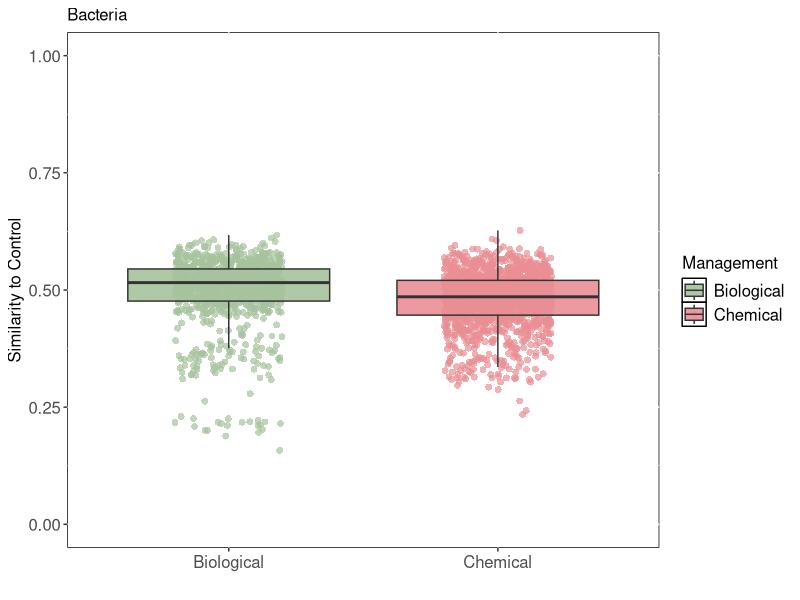
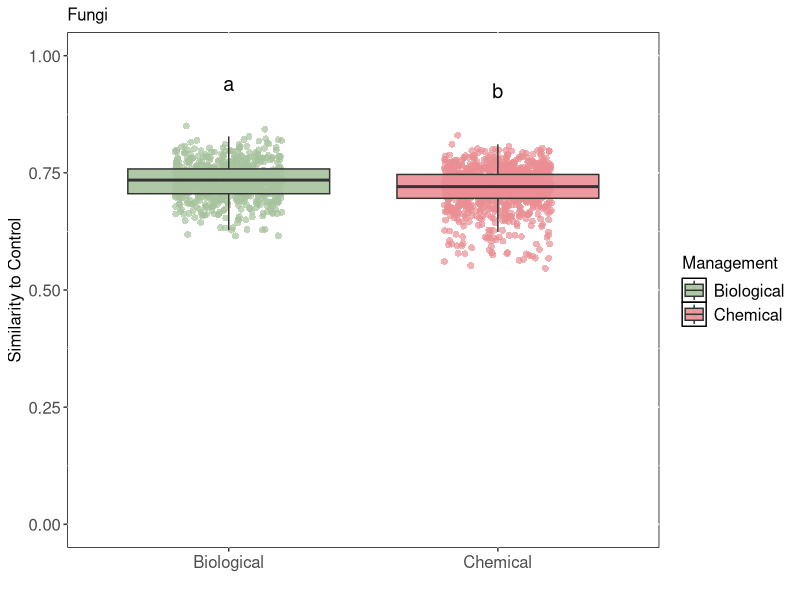
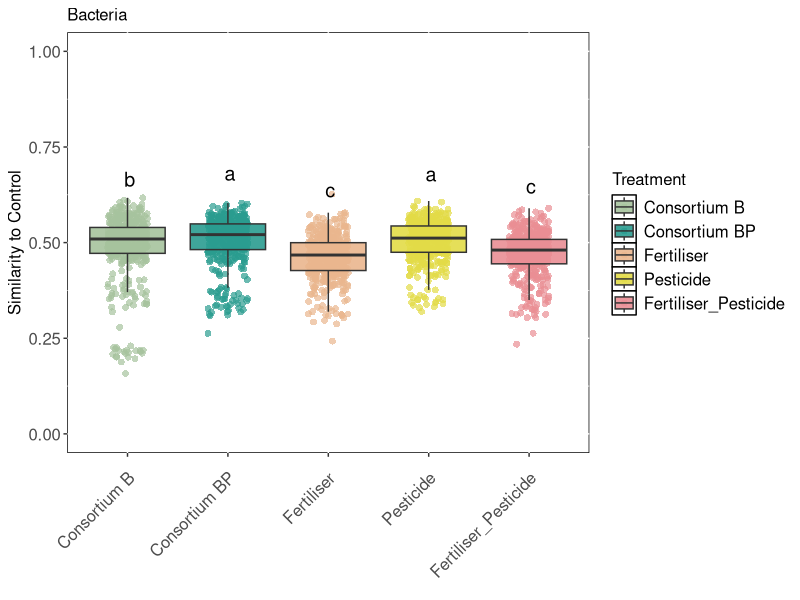
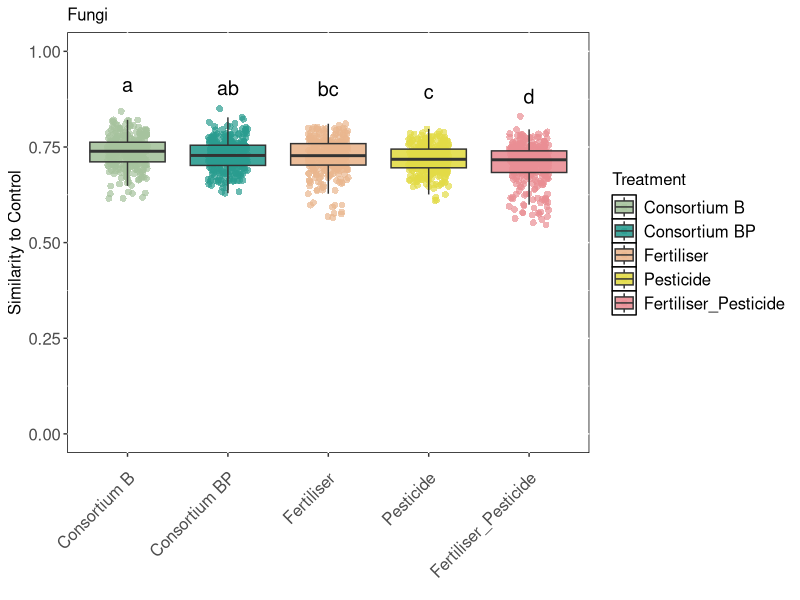
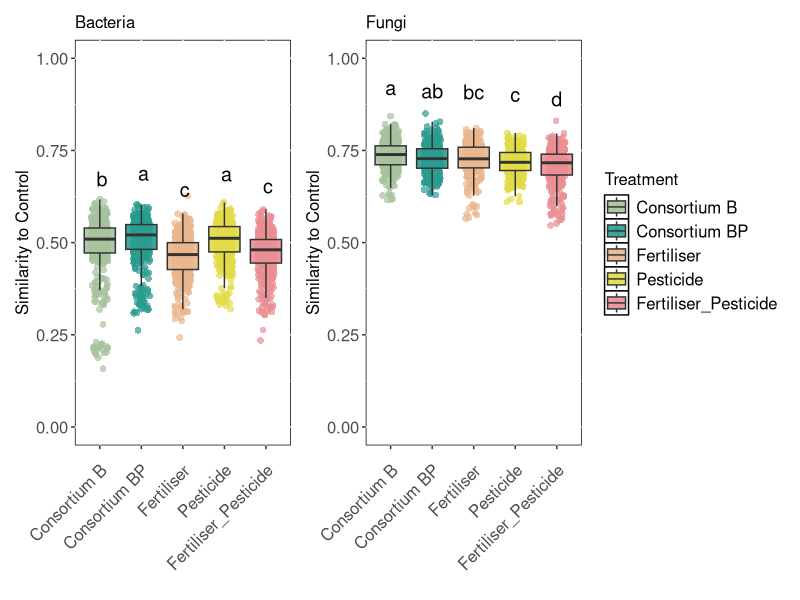
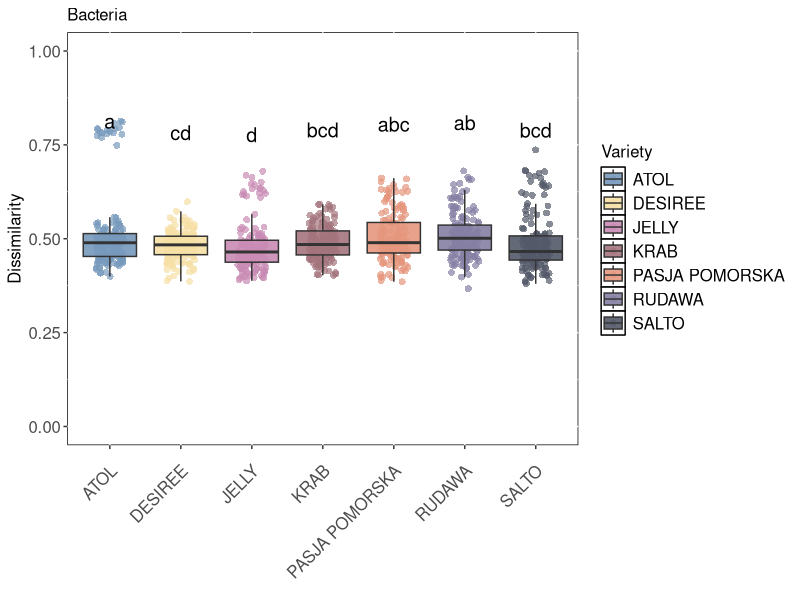
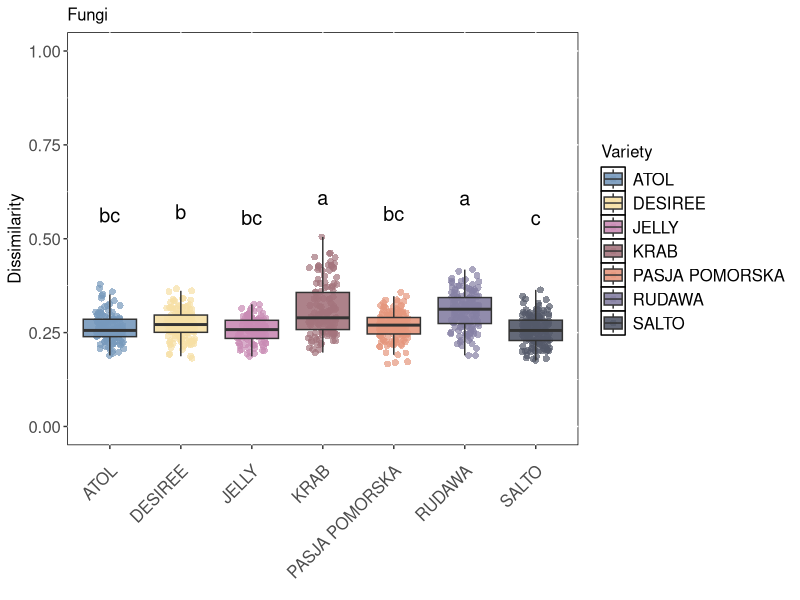
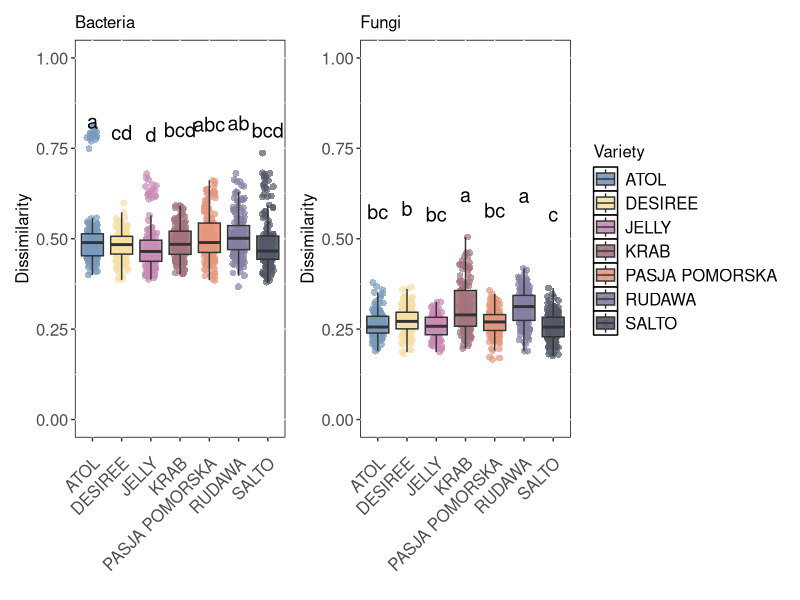

Source code (R) for these figures, in order:
# PotatoMETAbiom Field trial experiment
# NL - microbial community distance - Week5

##Initiate libraries####
rm(list=ls())

library(vegan)
library(multcompView)
library(tidyverse)
library(ggplot2)
library(ggpubr)
library(patchwork)

#Figure 3####

### import bacterial distance data (Bray Curtis)####
mydata <- data.table::fread("bac_dist_T1.csv")

# analysis of variance; 1-DISTANCE = similarity
anova <- aov(1-Distance ~ Management, data = mydata)
summary(anova)    #<2e-16 ***

# Tukey's test
tukey <- TukeyHSD(anova)
print(tukey)
# compact letter display
cld <- multcompLetters4(anova, tukey)
print(cld)

# table with factors and 3rd quantile
Tk <- group_by(mydata, Management) %>%
  summarise(mean=mean(1-Distance), quant = quantile(1-Distance, probs = 0.75)) %>%
  arrange(desc(mean))

# extracting the compact letter display and adding to the Tk table
cld <- as.data.frame.list(cld$Management)
Tk$cld <- cld$Letters

print(Tk)

# boxplot # similarity = (1 - Bray_Curtis dissimilarity)
p1 <- ggplot(mydata, aes(x=Management, y=1-Distance, fill=Management)) +
  geom_jitter(aes(color=Management),shape=16, alpha = 0.7, size = 2,
              position=position_jitter(0.2))+
  geom_boxplot(alpha = 0.9, outlier.shape = NA)+
  ylim(0, 1)+
  ylab("Similarity to Control")+ 
  xlab("")+
  labs(title = "Bacteria")+ #Bacterial community distance
  # geom_text(data = Tk, aes(x = Management, y = mean, label = cld),
  #size = 5, vjust=-8, hjust = 0.3)+
  scale_color_manual(values=c("#a6c39d","#ea8e94")) +
  scale_fill_manual(values=c("#a6c39d","#ea8e94"))+
  theme(panel.background=element_rect(fill='white', color='black'), 
        axis.title.x =element_text(size=12), axis.title.y=element_text(size=12),
        axis.text.x =element_text(size=12), axis.text.y=element_text(size=12),
        plot.title = element_text(size = 12)) +
  theme(legend.text=element_text(size=12), legend.title=element_text(size=12),
        axis.text.x = element_text(angle = 0, vjust = 0.9, hjust = 0.5))
p1

#ggsave("distance_T1_bac_man_1.jpeg", dpi=600, width=15, height=14,  units="cm")


### import fungal distance data####
mydata <- data.table::fread("fun_dist_T1.csv")

# analysis of variance; 1-DISTANCE = similarity
anova <- aov(1-Distance ~ Management, data = mydata)
summary(anova)    #<2e-16 ***

# Tukey's test
tukey <- TukeyHSD(anova)
print(tukey)
# compact letter display
cld <- multcompLetters4(anova, tukey)
print(cld)

# table with factors and 3rd quantile
Tk <- group_by(mydata, Management) %>%
  summarise(mean=mean(1-Distance), quant = quantile(1-Distance, probs = 0.75)) %>%
  arrange(desc(mean))

# extracting the compact letter display and adding to the Tk table
cld <- as.data.frame.list(cld$Management)
Tk$cld <- cld$Letters

print(Tk)

# boxplot 
p2 <- ggplot(mydata, aes(x=Management, y=1-Distance, fill=Management)) +
  geom_jitter(aes(color=Management),shape=16, alpha = 0.7, size = 2,
              position=position_jitter(0.2))+
  geom_boxplot(alpha = 0.9, outlier.shape = NA)+
  ylim(0, 1)+
  ylab("Similarity to Control")+
  xlab("")+
  labs(title = "Fungi")+
  geom_text(data = Tk, aes(x = Management, y = mean, label = cld),
            size = 5, vjust=-6, hjust = 0.5)+
  scale_color_manual(values=c("#a6c39d","#ea8e94")) +
  scale_fill_manual(values=c("#a6c39d","#ea8e94"))+
  theme(panel.background=element_rect(fill='white', color='black'), 
        axis.title.x =element_text(size=12), axis.title.y=element_text(size=12),
        axis.text.x =element_text(size=12), axis.text.y=element_text(size=12),
        plot.title = element_text(size = 12)) +
  theme(legend.text=element_text(size=12), legend.title=element_text(size=12),
        axis.text.x = element_text(angle = 0, vjust = 0.9, hjust = 0.5))
p2

#ggsave("distance_T1_fun_man.jpeg", dpi=600, width=15, height=14,  units="cm")


Fig3 <- p1 +p2 + plot_layout(nrow = 1, guides= "collect")&
  theme(legend.position = 'bottom')

ggsave("distance_control_man_1.pdf",p1 +p2+ plot_layout(nrow = 1, guides= "collect")&
         theme(legend.position = 'bottom'),width=7,height=5)

##Figure S9####

### import bacterial distance data####
mydata <- data.table::fread("bac_dist_T1.csv")

mydata$Treatment <- factor(mydata$Treatment, 
                           levels =c("1", "2", "3", "4", "5", "6"), 
                           labels = c("Control", "Consortium B", "Consortium BP", "Fertiliser", "Pesticide",  "Fertiliser_Pesticide"))

# analysis of variance; 1-DISTANCE = similarity
anova <- aov(1-Distance ~ Treatment, data = mydata)
summary(anova)    #<2e-16 ***

# Tukey's test
tukey <- TukeyHSD(anova)
print(tukey)
# compact letter display
cld <- multcompLetters4(anova, tukey)
print(cld)

# table with factors and 3rd quantile
Tk <- group_by(mydata, Treatment) %>%
  summarise(mean=mean(1-Distance), quant = quantile(1-Distance, probs = 0.75)) %>%
  arrange(desc(mean))

# extracting the compact letter display and adding to the Tk table
cld <- as.data.frame.list(cld$Treatment)
Tk$cld <- cld$Letters

print(Tk)

# boxplot similarity = (1 - Bray_Curtis dissimilarity)
p3 <- ggplot(mydata, aes(x=Treatment, y=1-Distance, fill=Treatment)) +
  geom_jitter(aes(color=Treatment),shape=16, alpha = 0.7, size = 2,
              position=position_jitter(0.2))+
  geom_boxplot(alpha = 0.9, outlier.shape = NA)+
  ylim(0, 1)+
  ylab("Similarity to Control")+ 
  xlab("")+
  labs(title = "Bacteria")+ #Bacterial community distance
  geom_text(data = Tk, aes(x = Treatment, y = mean, label = cld),
            size = 5, vjust=-4, hjust = 0.3)+
  scale_color_manual(values=c("#a6c39d","#2a9c90","#eab68e","#e2db47","#ea8e94")) +
  scale_fill_manual(values=c("#a6c39d","#2a9c90","#eab68e","#e2db47","#ea8e94"))+
  theme(panel.background=element_rect(fill='white', color='black'), 
        axis.title.x =element_text(size=12), axis.title.y=element_text(size=12),
        axis.text.x =element_text(size=12), axis.text.y=element_text(size=12),
        plot.title = element_text(size = 12)) +
  theme(legend.text=element_text(size=12), legend.title=element_text(size=12),
        axis.text.x = element_text(angle = 45, vjust = 0.9, hjust = 1))
p3

### import fungal distance data####
mydata <- data.table::fread("fun_dist_T1.csv")

mydata$Treatment <- factor(mydata$Treatment, 
                           levels =c("1", "2", "3", "4", "5", "6"), 
                           labels = c("Control", "Consortium B", "Consortium BP", "Fertiliser", "Pesticide",  "Fertiliser_Pesticide"))

# analysis of variance; 1-DISTANCE = similarity
anova <- aov(1-Distance ~ Treatment, data = mydata)
summary(anova)    #<2e-16 ***

# Tukey's test
tukey <- TukeyHSD(anova)
print(tukey)
# compact letter display
cld <- multcompLetters4(anova, tukey)
print(cld)

# table with factors and 3rd quantile
Tk <- group_by(mydata, Treatment) %>%
  summarise(mean=mean(1-Distance), quant = quantile(1-Distance, probs = 0.75)) %>%
  arrange(desc(mean))

# extracting the compact letter display and adding to the Tk table
cld <- as.data.frame.list(cld$Treatment)
Tk$cld <- cld$Letters

print(Tk)

# boxplot 
p4 <- ggplot(mydata, aes(x=Treatment, y=1-Distance, fill=Treatment)) +
  geom_jitter(aes(color=Treatment),shape=16, alpha = 0.7, size = 2,
              position=position_jitter(0.2))+
  geom_boxplot(alpha = 0.9, outlier.shape = NA)+
  ylim(0, 1)+
  ylab("Similarity to Control")+
  xlab("")+
  labs(title = "Fungi")+
  geom_text(data = Tk, aes(x = Treatment, y = mean, label = cld),
            size = 5, vjust=-4, hjust = 0.5)+#v 调节高度，h调节横向
  scale_color_manual(values=c("#a6c39d","#2a9c90","#eab68e","#e2db47","#ea8e94")) +
  scale_fill_manual(values=c("#a6c39d","#2a9c90","#eab68e","#e2db47","#ea8e94"))+
  theme(panel.background=element_rect(fill='white', color='black'), 
        axis.title.x =element_text(size=12), axis.title.y=element_text(size=12),
        axis.text.x =element_text(size=12), axis.text.y=element_text(size=12),
        plot.title = element_text(size = 12)) +
  theme(legend.text=element_text(size=12), legend.title=element_text(size=12),
        axis.text.x = element_text(angle = 45, vjust = 0.9, hjust = 1))
p4

# merge bac and fun

p3 +p4 + plot_layout(nrow = 1, guides= "collect")&
  theme(legend.position = 'right')

ggsave("distance_control_4.pdf",p3 + p4 + plot_layout(nrow = 1, guides= "collect")&
         theme(legend.position = 'right'),width=9,height=5)


##Figure S10####

### import bacterial distance data####
mydata <- data.table::fread("bac_dist_all_variety.csv")

mydata$Variety <- factor(mydata$Variety,
                         levels=c("ATOL", "DESIREE", "JELLY",  "KRAB", "PASJA_POMORSKA", "RUDAWA", "SALTO"),
                         labels = c("ATOL", "DESIREE", "JELLY", "KRAB", "PASJA POMORSKA", "RUDAWA", "SALTO"))

# analysis of variance; 1-DISTANCE = similarity,DISTANCE = Dissimilarity
anova <- aov(Distance ~ Variety, data = mydata)
summary(anova)    #8.41e-07 ***

# Tukey's test
tukey <- TukeyHSD(anova)
print(tukey)

# compact letter display
cld <- multcompLetters4(anova, tukey)
print(cld)

# table with factors and 3rd quantile
Tk <- group_by(mydata, Variety) %>%
  summarise(mean=mean(Distance), quant = quantile(Distance, probs = 0.75)) %>%
  arrange(desc(mean))

# extracting the compact letter display and adding to the Tk table
cld <- as.data.frame.list(cld$Variety)
Tk$cld <- cld$Letters

print(Tk)

# boxplot 
p5 <- ggplot(mydata, aes(x=Variety, y=Distance, fill=Variety)) +
  geom_jitter(aes(color=Variety),shape=16, alpha = 0.7, size = 2,
              position=position_jitter(0.2))+
  geom_boxplot(alpha = 0.9, outlier.shape = NA)+
  ylim(0, 1)+
  ylab("Dissimilarity")+
  xlab("")+
  labs(title = "Bacteria")+ #Bacterial community distance within varieties
  geom_text(data = Tk, aes(x = Variety, y = mean, label = cld),
            size = 5, vjust=-7, hjust = 0.5)+
  scale_color_manual(values=c("#7799bc","#f6e0a5","#c98bb5","#a4757d","#e5977d","#8580a3","#535969")) +
  scale_fill_manual(values=c("#7799bc","#f6e0a5","#c98bb5","#a4757d","#e5977d","#8580a3","#535969"))+
  theme(panel.background=element_rect(fill='white', color='black'), 
        axis.title.x =element_text(size=12), axis.title.y=element_text(size=12),
        axis.text.x =element_text(size=12), axis.text.y=element_text(size=12),
        plot.title = element_text(size = 12)) +
  theme(legend.text=element_text(size=12), legend.title=element_text(size=12),
        axis.text.x = element_text(angle = 45, vjust = 0.9, hjust = 1))
p5

### import fungal distance data####

mydata <- data.table::fread("fun_dist_all_variety.csv")

mydata$Variety <- factor(mydata$Variety, 
                         levels=c("ATOL", "DESIREE", "JELLY",  "KRAB", "PASJA_POMORSKA", "RUDAWA", "SALTO"),
                         labels = c("ATOL", "DESIREE", "JELLY", "KRAB", "PASJA POMORSKA", "RUDAWA", "SALTO"))

# analysis of variance; 1-DISTANCE = similarity, DISTANCE = Dissimilarity
anova <- aov(Distance ~ Variety, data = mydata)
summary(anova)    #<2e-16 ****

# Tukey's test
tukey <- TukeyHSD(anova)
print(tukey)
# compact letter display
cld <- multcompLetters4(anova, tukey)
print(cld)

# table with factors and 3rd quantile
Tk <- group_by(mydata, Variety) %>%
  summarise(mean=mean(Distance), quant = quantile(Distance, probs = 0.75)) %>%
  arrange(desc(mean))

# extracting the compact letter display and adding to the Tk table
cld <- as.data.frame.list(cld$Variety)
Tk$cld <- cld$Letters

print(Tk)

# boxplot 
p6 <- ggplot(mydata, aes(x=Variety, y=Distance, fill=Variety)) +
  geom_jitter(aes(color=Variety),shape=16, alpha = 0.7, size = 2,
              position=position_jitter(0.2))+
  geom_boxplot(alpha = 0.9, outlier.shape = NA)+
  ylim(0, 1)+
  ylab("Dissimilarity")+
  xlab("")+
  labs(title = "Fungi")+
  geom_text(data = Tk, aes(x = Variety, y = mean, label = cld),
            size = 5, vjust=-7, hjust = 0.5)+
  scale_color_manual(values=c("#7799bc","#f6e0a5","#c98bb5","#a4757d","#e5977d","#8580a3","#535969")) +
  scale_fill_manual(values=c("#7799bc","#f6e0a5","#c98bb5","#a4757d","#e5977d","#8580a3","#535969"))+
  theme(panel.background=element_rect(fill='white', color='black'), 
        axis.title.x =element_text(size=12), axis.title.y=element_text(size=12),
        axis.text.x =element_text(size=12), axis.text.y=element_text(size=12),
        plot.title = element_text(size = 12)) +
  theme(legend.text=element_text(size=12), legend.title=element_text(size=12),
        axis.text.x = element_text(angle = 45, vjust = 0.9, hjust = 1))
p6

p5 + p6 + plot_layout(nrow = 1, guides= "collect")&
  theme(legend.position = 'right')

ggsave("distance_varieties_dissimi_1.pdf",p5 + p6 + plot_layout(nrow = 1, guides= "collect")&
         theme(legend.position = 'right'),width=10,height=4.5)
